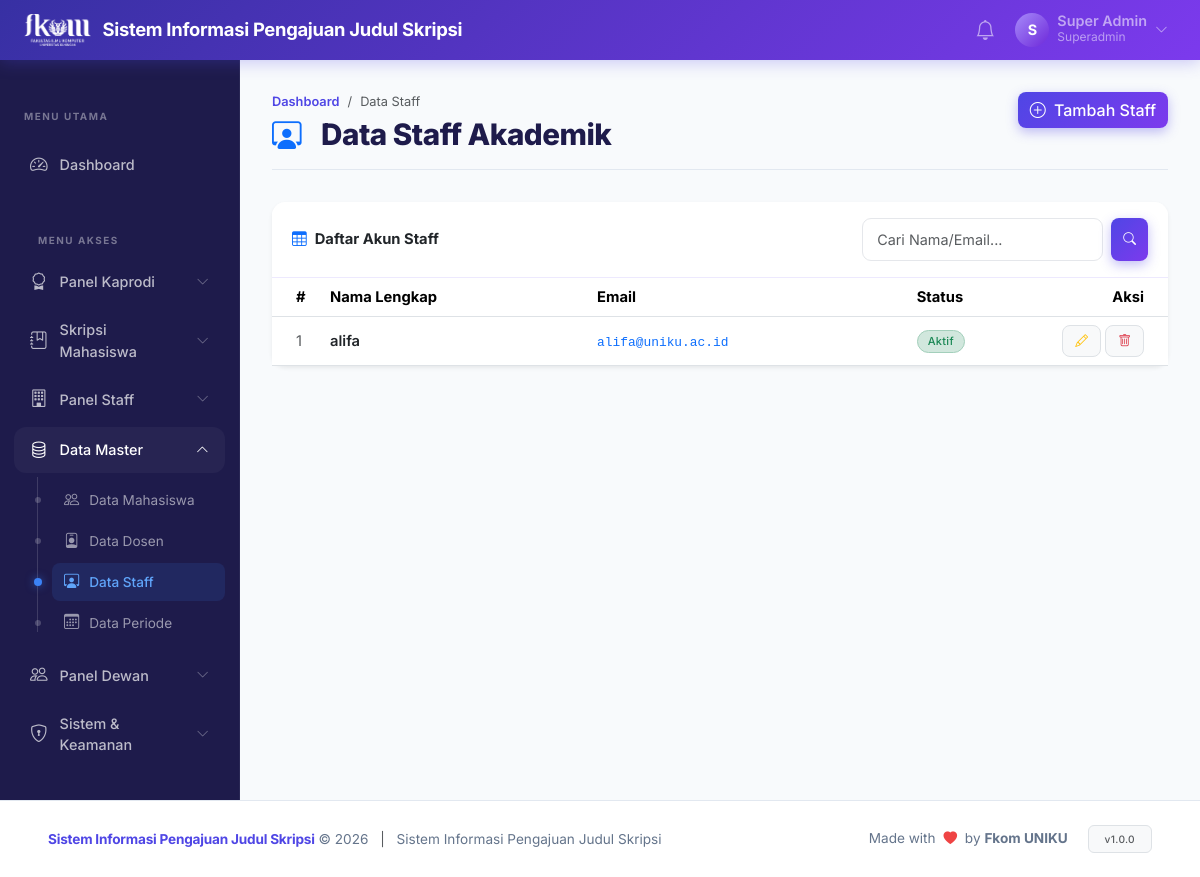
Screenshot of /?page=admin.staff (signed in) with the database file from the repository.
### tables this page shows
CREATE TABLE `menus` (
  `id` int unsigned NOT NULL AUTO_INCREMENT,
  `kode_page` varchar(100) NOT NULL,
  `judul` varchar(100) NOT NULL,
  `icon` varchar(50) DEFAULT NULL,
  `urutan` int NOT NULL DEFAULT '0',
  PRIMARY KEY (`id`),
  UNIQUE KEY `kode_page` (`kode_page`)
);

CREATE TABLE `users` (
  `id` int unsigned NOT NULL AUTO_INCREMENT,
  `nama` varchar(150) NOT NULL,
  `email` varchar(150) NOT NULL,
  `password` varchar(255) NOT NULL,
  `role` varchar(50) NOT NULL DEFAULT 'mahasiswa',
  `is_active` tinyint(1) NOT NULL DEFAULT '1',
  `created_at` datetime NOT NULL DEFAULT CURRENT_TIMESTAMP,
  PRIMARY KEY (`id`),
  UNIQUE KEY `email` (`email`),
  KEY `idx_email` (`email`),
  KEY `idx_role` (`role`)
);

### controllers/AdminController.php (called while the page is built, shortened)
<?php
class AdminController {
    public function staff(): void {
        $search  = trim(get('search'));
        $page    = max(1, (int)get('p', 1));
        $perPage = 15;
        $offset  = ($page - 1) * $perPage;
        $db = getDB();
        $where = "role = 'staff'";
        $params = [];
        $stmt = $db->prepare("SELECT * FROM users WHERE $where ORDER BY nama ASC LIMIT $perPage OFFSET $offset");
        $stmt->execute($params);
        $list = $stmt->fetchAll();
        require BASE_PATH . '/views/admin/staff/index.php';
    }
}

### core/Helper.php (called while the page is built, shortened)
<?php
function e(mixed $value): string {
    return htmlspecialchars((string)$value, ENT_QUOTES | ENT_HTML5, 'UTF-8');
}
function get(string $key, mixed $default = ''): mixed {
    return $_GET[$key] ?? $default;
}

### views/admin/staff/index.php (the view, shortened to what this page needs)
<?php
require BASE_PATH . '/views/layouts/header.php';
?>
<div class="page-header d-flex justify-content-between align-items-start">
    <div>
        <nav aria-label="breadcrumb"><ol class="breadcrumb">
            <li class="breadcrumb-item"><a href="?page=dashboard">Dashboard</a></li>
            <li class="breadcrumb-item active">Data Staff</li>
        </ol></nav>
        <h1><i class="bi bi-person-workspace me-2 text-primary"></i>Data Staff Akademik</h1>
    </div>
    <div class="d-flex gap-2">
        <button type="button" class="btn btn-primary" data-bs-toggle="modal" data-bs-target="#createModal">
            <i class="bi bi-plus-circle me-1"></i> Tambah Staff
        </button>
    </div>
</div>
<div class="card shadow-sm border-0">
    <div class="card-header bg-white py-3 d-flex justify-content-between align-items-center">
        <span class="fw-bold"><i class="bi bi-table me-2 text-primary"></i>Daftar Akun Staff</span>
        <form action="" method="GET" class="d-flex gap-2">
            <input type="text" name="search" class="form-control form-control-sm" placeholder="Cari Nama/Email..." value="<?= e($search) ?>">
            <button type="submit" class="btn btn-sm btn-primary"><i class="bi bi-search"></i></button>
        </form>
    </div>
    <div class="card-body p-0">
        <div class="table-responsive">
            <table class="table table-hover align-middle mb-0">
                <thead class="bg-light">
                    <tr>
                        <th style="width:50px" class="ps-4">#</th>
                        <th>Nama Lengkap</th>
                        <th>Email</th>
                        <th>Status</th>
                        <th style="width:120px" class="text-end pe-4">Aksi</th>
                    </tr>
                </thead>
                <tbody>
                    <?php if (empty($list)): ?>
                    <tr>
                        <td colspan="5" class="text-center py-5 text-muted">Belum ada data staff akademik.</td>
                    </tr>
                    <?php else: ?>
                    <?php $no = ($page - 1) * $perPage + 1; foreach ($list as $r): ?>
                    <tr>
                        <td class="ps-4 text-muted"><?= $no++ ?></td>
                        <td class="fw-semibold text-dark"><?= e($r['nama']) ?></td>
                        <td><code class="text-primary small"><?= e($r['email']) ?></code></td>
                        <td>
                            <?php if ($r['is_active']): ?>
                                <span class="badge rounded-pill bg-success-subtle text-success border border-success-subtle">Aktif</span>
                            <?php else: ?>
                                <span class="badge rounded-pill bg-danger-subtle text-danger border border-danger-subtle">Nonaktif</span>
                            <?php endif; ?>
                        </td>
                        <td class="text-end pe-4">
                            <button type="button" class="btn btn-sm btn-light border" data-bs-toggle="modal" data-bs-target="#editModal<?= $r['id'] ?>" title="Edit Data">
                                <i class="bi bi-pencil text-warning"></i>
                            </button>
                            <a href="?page=admin.staff.delete&id=<?= $r['id'] ?>" class="btn btn-sm btn-light border" data-confirm="Yakin ingin menghapus akun staff ini?" title="Hapus Data">
                                <i class="bi bi-trash text-danger"></i>
                            </a>
                        </td>
                    </tr>
                    <?php endforeach; ?>
                    <?php endif; ?>
                </tbody>
            </table>
        </div>
    </div>
</div>
<?php require BASE_PATH . '/views/layouts/footer.php'; ?>

### views/layouts/sidebar.php (shortened to what this page needs)
<?php
$role        = Auth::role();
$currentPage = get('page', 'dashboard');
?>
<aside class="sititi-sidebar" id="sidebar">
    <div class="sidebar-header">
        <span class="sidebar-label">MENU UTAMA</span>
    </div>
    <nav class="sidebar-nav">
        <a href="?page=dashboard"
           class="sidebar-item <?= str_starts_with($currentPage, 'dashboard') ? 'active' : '' ?>">
            <i class="bi bi-speedometer2"></i>
            <span>Dashboard</span>
        </a>
        <?php
        $db = getDB();
        if ($role === ROLE_SUPERADMIN) {
            $stmt = $db->query("SELECT * FROM menus ORDER BY urutan ASC");
            $menus = $stmt->fetchAll(PDO::FETCH_ASSOC);
        }
        if (!empty($menus)):
        ?>
        <div class="sidebar-header mt-3"><span class="sidebar-label">MENU AKSES</span></div>
        <?php
        $exactMatch = false;
        foreach ($menus as $m) {
            if ($currentPage === $m['kode_page']) {
                $exactMatch = $m['kode_page'];
                break;
            }
        }
        $tempGroups = [];
        foreach ($menus as $m) {
            $group = explode('.', $m['kode_page'])[0];
            $tempGroups[$group][] = $m;
        }
        $groupedMenus = ['single' => []];
        foreach ($tempGroups as $groupKey => $items) {
            if (count($items) > 1) {
                $groupedMenus[$groupKey] = $items;
            } else {
                $groupedMenus['single'][] = $items[0];
            }
        }
        $groupLabels = [
            'admin' => ['judul' => 'Data Master', 'icon' => 'bi-database'],
            'superadmin' => ['judul' => 'Sistem & Keamanan', 'icon' => 'bi-shield-lock'],
            'staff' => ['judul' => 'Panel Staff', 'icon' => 'bi-building'],
            'kaprodi' => ['judul' => 'Panel Kaprodi', 'icon' => 'bi-award'],
            'dewan' => ['judul' => 'Panel Dewan', 'icon' => 'bi-people'],
            'pengajuan' => ['judul' => 'Skripsi Mahasiswa', 'icon' => 'bi-journal-bookmark']
        ];
                ?>
                <?php
        $groupIdx = 0;
        foreach ($groupedMenus as $groupKey => $groupItems) {
            if ($groupKey === 'single') continue;
            $groupIdx++;
            $groupTitle = $groupLabels[$groupKey]['judul'] ?? ucfirst($groupKey);
            $groupIcon = $groupLabels[$groupKey]['icon'] ?? 'bi-folder';
            $isGroupActive = false;
            foreach ($groupItems as $m) {
                if ($exactMatch) {
                    if ($currentPage === $m['kode_page']) $isGroupActive = true;
                } else {
                    if (($currentPage === $m['kode_page']) || (str_starts_with($currentPage, $m['kode_page'].'.'))) $isGroupActive = true;
                }
            }
            ?>
            <div class="sidebar-dropdown">
                <a href="#submenu-<?= $groupIdx ?>" data-bs-toggle="collapse" class="sidebar-item sidebar-dropdown-toggle <?= $isGroupActive ? '' : 'collapsed' ?>" aria-expanded="<?= $isGroupActive ? 'true' : 'false' ?>">
                    <i class="<?= $groupIcon ?>"></i>
                    <span><?= $groupTitle ?></span>
                    <i class="bi bi-chevron-down ms-auto toggle-icon"></i>
                </a>
                <div class="collapse <?= $isGroupActive ? 'show' : '' ?>" id="submenu-<?= $groupIdx ?>">
                    <div class="sidebar-submenu">
                        <?php foreach ($groupItems as $m):
                            if ($exactMatch) {
                                $isActive = ($currentPage === $m['kode_page']);
                            } else {
                                $isActive = ($currentPage === $m['kode_page']) || (str_starts_with($currentPage, $m['kode_page'].'.'));
                            }
                        ?>
                        <a href="?page=<?= $m['kode_page'] ?>" class="submenu-item <?= $isActive ? 'active' : '' ?>">
                            <i class="<?= e($m['icon']) ?>"></i>
                            <span><?= e($m['judul']) ?></span>
                        </a>
                        <?php endforeach; ?>
                    </div>
                </div>
            </div>
            <?php
        }
        ?>
        <?php endif; ?>
        <div class="sidebar-header mt-3"><span class="sidebar-label">AKUN</span></div>
    </nav>
</aside>

### assets/css/style.css (style rules this page uses)
:root { --primary: #4f46e5; --primary-dark: #3730a3; --primary-light: #ede9fe; --secondary: #7c3aed; --success: #059669; --warning: #d97706; --danger: #dc2626; --info: #0284c7; --sidebar-bg: #1e1b4b; --sidebar-w: 240px; --navbar-h: 60px; --body-bg: #f5f5fa; --card-r: 14px; --shadow-sm: 0 2px 8px rgba(0, 0, 0, .06); --shadow-md: 0 4px 20px rgba(0, 0, 0, .10); --shadow-lg: 0 8px 40px rgba(0, 0, 0, .14); --ease: all .2s ease; }
*, *::before, *::after { box-sizing: border-box }
body { font-family: 'Inter', sans-serif; background: var(--body-bg); color: #1e1b4b; min-height: 100vh; font-size: .92rem }
.sititi-sidebar { width: var(--sidebar-w); min-height: calc(100vh - var(--navbar-h)); background: var(--sidebar-bg); padding: 20px 0; flex-shrink: 0; position: sticky; top: var(--navbar-h); height: calc(100vh - var(--navbar-h)); overflow-y: auto; transition: transform 0.3s cubic-bezier(0.4, 0, 0.2, 1); z-index: 1030; border-right: 1px solid rgba(255, 255, 255, 0.05); }
.sidebar-header { padding: 24px 24px 8px; }
.sidebar-label { font-size: 0.62rem; font-weight: 700; letter-spacing: 1.5px; color: rgba(255, 255, 255, 0.4); text-transform: uppercase; }
.sidebar-nav { padding: 8px 14px; }
.sidebar-item { display: flex; align-items: center; gap: 12px; padding: 10px 16px; color: rgba(255, 255, 255, 0.7); text-decoration: none; border-radius: 12px; margin-bottom: 4px; font-size: 0.9rem; font-weight: 500; transition: all 0.2s ease; }
.sidebar-item i { font-size: 1.1rem; flex-shrink: 0; }
.sidebar-dropdown { margin-bottom: 4px; }
.sidebar-dropdown-toggle[aria-expanded="true"] { background: rgba(255, 255, 255, 0.04); color: #fff; }
.sidebar-dropdown-toggle .toggle-icon { font-size: 0.8rem; transition: transform 0.3s cubic-bezier(0.4, 0, 0.2, 1); opacity: 0.5; }
.sidebar-dropdown-toggle[aria-expanded="true"] .toggle-icon { transform: rotate(-180deg); opacity: 1; }
.sidebar-submenu { padding: 4px 0 4px 38px; position: relative; margin-top: 2px; }
.sidebar-submenu::before { content: ''; position: absolute; left: 23px; top: 0; bottom: 16px; width: 1px; background: rgba(255, 255, 255, 0.15); }
.submenu-item { display: flex; align-items: center; gap: 10px; padding: 8px 16px 8px 12px; color: rgba(255, 255, 255, 0.55); text-decoration: none; font-size: 0.85rem; border-radius: 8px; transition: all 0.2s ease; position: relative; margin-bottom: 2px; }
.submenu-item i { font-size: 0.95rem; }
.submenu-item.active { color: #60a5fa; font-weight: 500; background: rgba(59, 130, 246, 0.12); }
.submenu-item.active i { color: #60a5fa; }
.submenu-item::before { content: ''; position: absolute; left: -17.5px; top: 50%; transform: translateY(-50%); width: 6px; height: 6px; border-radius: 50%; background: rgba(255, 255, 255, 0.2); transition: all 0.2s ease; z-index: 2; }
.submenu-item.active::before { background: #3b82f6; box-shadow: 0 0 8px rgba(59, 130, 246, 0.6); width: 8px; height: 8px; left: -18.5px; }
.page-header { margin-bottom: 32px; position: relative; padding-bottom: 16px; border-bottom: 1px solid #e2e8f0; display: flex; justify-content: space-between; align-items: center; flex-wrap: wrap; gap: 15px; }
.breadcrumb { font-size: 0.8rem; margin-bottom: 6px; }
.breadcrumb-item a { color: var(--primary); text-decoration: none; font-weight: 600; }
.page-header h1 { font-size: 1.85rem; font-weight: 800; color: var(--secondary-color); margin: 0; letter-spacing: -0.5px; display: flex; align-items: center; gap: 12px; }
.page-header h1 i { color: var(--primary); }
.card { border: none; border-radius: var(--card-r); box-shadow: var(--shadow-sm); transition: var(--ease); background: #fff }
.card-header { background: transparent; border-bottom: 1px solid #ede9fe; padding: 16px 20px; font-weight: 600; border-radius: var(--card-r) var(--card-r) 0 0 !important }
.btn { border-radius: 8px; font-weight: 500; transition: var(--ease) }
.btn-primary { background: linear-gradient(135deg, var(--primary), var(--secondary)); border: none; box-shadow: 0 4px 12px rgba(79, 70, 229, .35) }
.btn-sm { font-size: .8rem; padding: 5px 12px }
.form-control, .form-select { border-radius: 9px; border-color: #e5e7eb; padding: 10px 14px; font-size: .9rem; transition: var(--ease) }
.badge { font-weight: 500; letter-spacing: .3px; padding: 5px 10px; border-radius: 6px }

### rows the page displays
menus: judul "Data Mahasiswa"
menus: judul "Data Dosen"
menus: judul "Data Staff"
menus: judul "Data Periode"
users: nama "alifa", email "alifa@uniku.ac.id", is_active "Aktif"

### other values shown
APP_NAME "Sistem Informasi Pengajuan Judul Skripsi"
substr(Auth::user()['nama'], 0, 1) "S"
truncate(Auth::user()['nama'], 20) "Super Admin"
Auth::role() "Superadmin"
$groupTitle "Panel Kaprodi"
$groupTitle "Skripsi Mahasiswa"
$groupTitle "Panel Staff"
$groupTitle "Data Master"
$groupTitle "Panel Dewan"
$groupTitle "Sistem & Keamanan"
APP_FULL_NAME "Sistem Informasi Pengajuan Judul Skripsi"
APP_VERSION "1.0.0"
